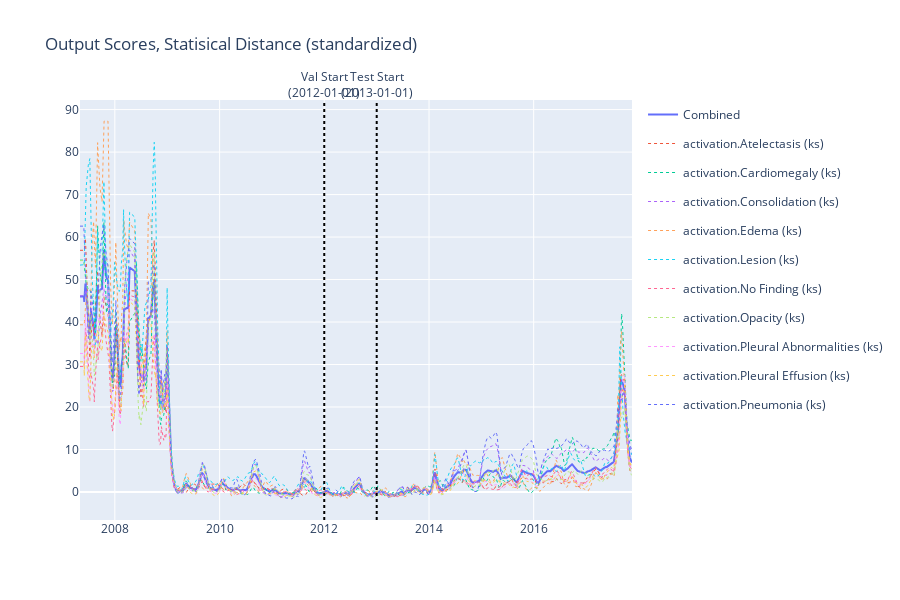

Here is the notebook cell this chart was saved with:
### Code cell
from plotly.subplots import make_subplots
import plotly.graph_objects as go


def y_func(y):
    return y.apply(np.tanh).ewm(span=2).mean()


fig = make_subplots(rows=1, cols=1, shared_xaxes=True, vertical_spacing=0.01)

stats = output.loc[val.df.index.unique()].agg(["mean", "std"])
output_standard = (output-stats.loc['mean'])/(stats.loc["std"])
graph_view = output_standard.swaplevel(0, 2, axis=1).swaplevel(1, 2, axis=1).sort_index(axis=1)['distance']

# graph_view = output.swaplevel(0, 2, axis=1).swaplevel(1, 2, axis=1).sort_index(axis=1)['critical_diff']

def sigmoid(x):
    return np.where(x < 0, np.exp(x)/(1 + np.exp(x)), 1/(1 + np.exp(-x)))

def tanh_clip(x):
    return np.tanh(x).clip(0)


def clip(x):
    return np.array(x).clip(0, 1)

def none(x):
    return x

act = none

def y_func(y):
    # return y.apply(lambda x: np.clip(x, -1, 1))
    return y.apply(act)

def smooth(y: pd.DataFrame):
    return y.ewm(span=30).mean()


y = smooth(y_func(graph_view).mean(axis=1))


single_disp = dict(line=dict(dash="dot", width=1))

g = graph_view
fig.add_trace(go.Line(x=g.index, y=y, showlegend=True, name="Combined", hovertemplate="%{y: .5f}"), row=1, col=1)
for c in list(g.columns.to_flat_index()):
    name = "{} ({})".format(*c)
    y = smooth(y_func(g[c]))
    fig.add_trace(go.Line(x=g.index, y=y,
                          showlegend=True,
                          hovertemplate=f"%{{y: .5f}}",
                          legendgroup=str(name),
                          name=str(name),
                          **single_disp
                          ),
                  row=1, col=1)


fig.add_shape(type='line',
              x0=settings.PADCHEST_SPLIT_DATES[0],
              y0=0,
              x1=settings.PADCHEST_SPLIT_DATES[0],
              y1=1,
              line=dict(color='black', dash='dot'),
              xref='x',
              yref='paper'
              )
fig.add_annotation(textangle=0,
                   xref="x",
                   yref="paper", x=settings.PADCHEST_SPLIT_DATES[0], y=1.08,
                   text=f"Val Start<br />({settings.PADCHEST_SPLIT_DATES[0]})", showarrow=False,)
fig.add_shape(type='line', x0=settings.PADCHEST_SPLIT_DATES[1], y0=0, x1=settings.PADCHEST_SPLIT_DATES[1], y1=1,
              line=dict(color='black', dash='dot'), xref='x', yref='paper'
              )
fig.add_annotation(textangle=0,
                   xref="x",
                   yref="paper", x=settings.PADCHEST_SPLIT_DATES[1], y=1.08,
                   text=f"Test Start<br />({settings.PADCHEST_SPLIT_DATES[1].strip()})", showarrow=False,)
fig.update_layout(title=f"Output Scores, Statisical Distance (standardized)")
fig.update_layout(hovermode="x unified")
fig.update_layout(height=600)
# fig.update_yaxes(range=[-0.1, 1.1])
fig.show()

### Figure 1 — Plotly figure (JSON) as saved in the notebook; plotly's stock layout.template omitted (floating-point values rounded to 4 significant figures; data arrays with more than 128 entries replaced by an {"elided": "..."} marker saying what was removed)
{"data": [{"hovertemplate": "%{y: .5f}", "name": "Combined", "showlegend": true, "type": "scatter", "x": {"elided": "3791 str values"}, "xaxis": "x", "y": {"elided": "3791 float values"}, "yaxis": "y"}, {"hovertemplate": "%{y: .5f}", "legendgroup": "activation.Atelectasis (ks)", "line": {"dash": "dot", "width": 1}, "name": "activation.Atelectasis (ks)", "showlegend": true, "type": "scatter", "x": {"elided": "3791 str values"}, "xaxis": "x", "y": {"elided": "3791 float values"}, "yaxis": "y"}, {"hovertemplate": "%{y: .5f}", "legendgroup": "activation.Cardiomegaly (ks)", "line": {"dash": "dot", "width": 1}, "name": "activation.Cardiomegaly (ks)", "showlegend": true, "type": "scatter", "x": {"elided": "3791 str values"}, "xaxis": "x", "y": {"elided": "3791 float values"}, "yaxis": "y"}, {"hovertemplate": "%{y: .5f}", "legendgroup": "activation.Consolidation (ks)", "line": {"dash": "dot", "width": 1}, "name": "activation.Consolidation (ks)", "showlegend": true, "type": "scatter", "x": {"elided": "3791 str values"}, "xaxis": "x", "y": {"elided": "3791 float values"}, "yaxis": "y"}, {"hovertemplate": "%{y: .5f}", "legendgroup": "activation.Edema (ks)", "line": {"dash": "dot", "width": 1}, "name": "activation.Edema (ks)", "showlegend": true, "type": "scatter", "x": {"elided": "3791 str values"}, "xaxis": "x", "y": {"elided": "3791 float values"}, "yaxis": "y"}, {"hovertemplate": "%{y: .5f}", "legendgroup": "activation.Lesion (ks)", "line": {"dash": "dot", "width": 1}, "name": "activation.Lesion (ks)", "showlegend": true, "type": "scatter", "x": {"elided": "3791 str values"}, "xaxis": "x", "y": {"elided": "3791 float values"}, "yaxis": "y"}, {"hovertemplate": "%{y: .5f}", "legendgroup": "activation.No Finding (ks)", "line": {"dash": "dot", "width": 1}, "name": "activation.No Finding (ks)", "showlegend": true, "type": "scatter", "x": {"elided": "3791 str values"}, "xaxis": "x", "y": {"elided": "3791 float values"}, "yaxis": "y"}, {"hovertemplate": "%{y: .5f}", "legendgroup": "activation.Opacity (ks)", "line": {"dash": "dot", "width": 1}, "name": "activation.Opacity (ks)", "showlegend": true, "type": "scatter", "x": {"elided": "3791 str values"}, "xaxis": "x", "y": {"elided": "3791 float values"}, "yaxis": "y"}, {"hovertemplate": "%{y: .5f}", "legendgroup": "activation.Pleural Abnormalities (ks)", "line": {"dash": "dot", "width": 1}, "name": "activation.Pleural Abnormalities (ks)", "showlegend": true, "type": "scatter", "x": {"elided": "3791 str values"}, "xaxis": "x", "y": {"elided": "3791 float values"}, "yaxis": "y"}, {"hovertemplate": "%{y: .5f}", "legendgroup": "activation.Pleural Effusion (ks)", "line": {"dash": "dot", "width": 1}, "name": "activation.Pleural Effusion (ks)", "showlegend": true, "type": "scatter", "x": {"elided": "3791 str values"}, "xaxis": "x", "y": {"elided": "3791 float values"}, "yaxis": "y"}, {"hovertemplate": "%{y: .5f}", "legendgroup": "activation.Pneumonia (ks)", "line": {"dash": "dot", "width": 1}, "name": "activation.Pneumonia (ks)", "showlegend": true, "type": "scatter", "x": {"elided": "3791 str values"}, "xaxis": "x", "y": {"elided": "3791 float values"}, "yaxis": "y"}], "layout": {"annotations": [{"showarrow": false, "text": "Val Start<br />(2012-01-01)", "textangle": 0, "x": "2012-01-01", "xref": "x", "y": 1.08, "yref": "paper"}, {"showarrow": false, "text": "Test Start<br />(2013-01-01)", "textangle": 0, "x": " 2013-01-01", "xref": "x", "y": 1.08, "yref": "paper"}], "height": 600, "hovermode": "x unified", "shapes": [{"line": {"color": "black", "dash": "dot"}, "type": "line", "x0": "2012-01-01", "x1": "2012-01-01", "xref": "x", "y0": 0, "y1": 1, "yref": "paper"}, {"line": {"color": "black", "dash": "dot"}, "type": "line", "x0": " 2013-01-01", "x1": " 2013-01-01", "xref": "x", "y0": 0, "y1": 1, "yref": "paper"}], "title": {"text": "Output Scores, Statisical Distance (standardized)"}, "xaxis": {"anchor": "y", "domain": [0, 1]}, "yaxis": {"anchor": "x", "domain": [0, 1]}}}
